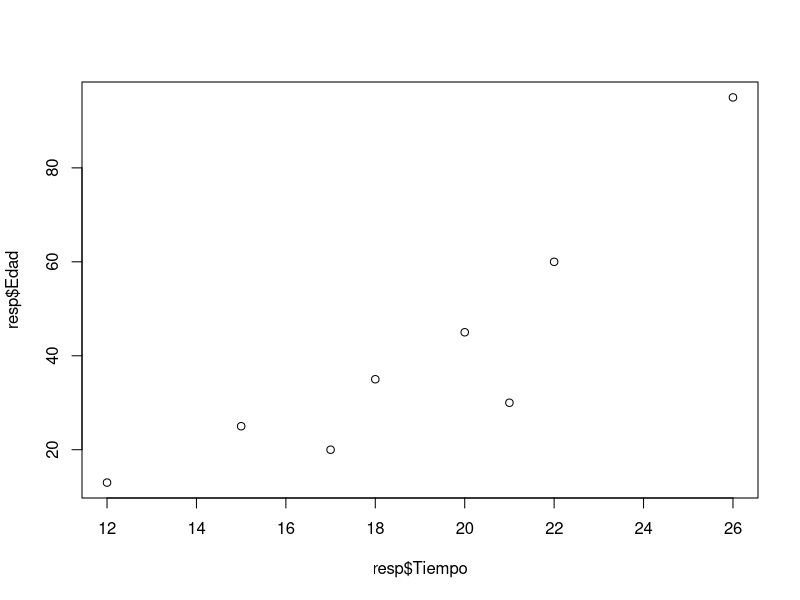
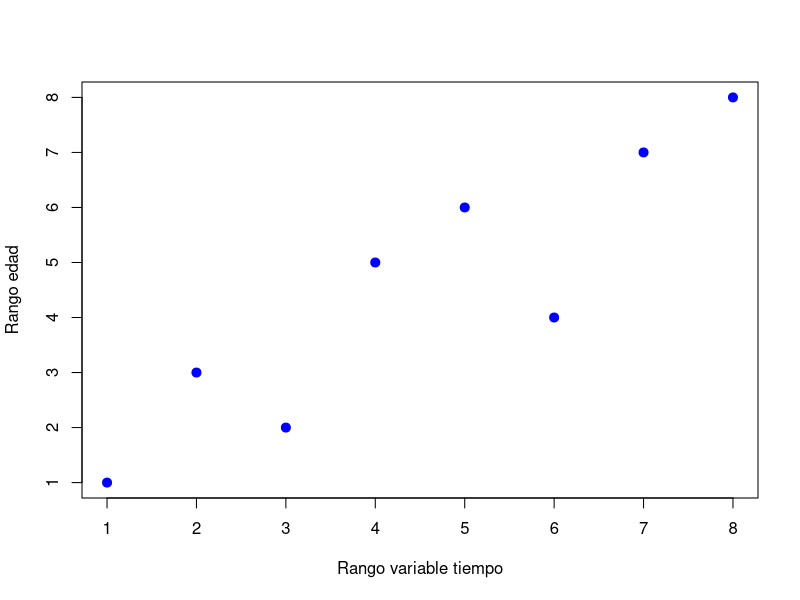
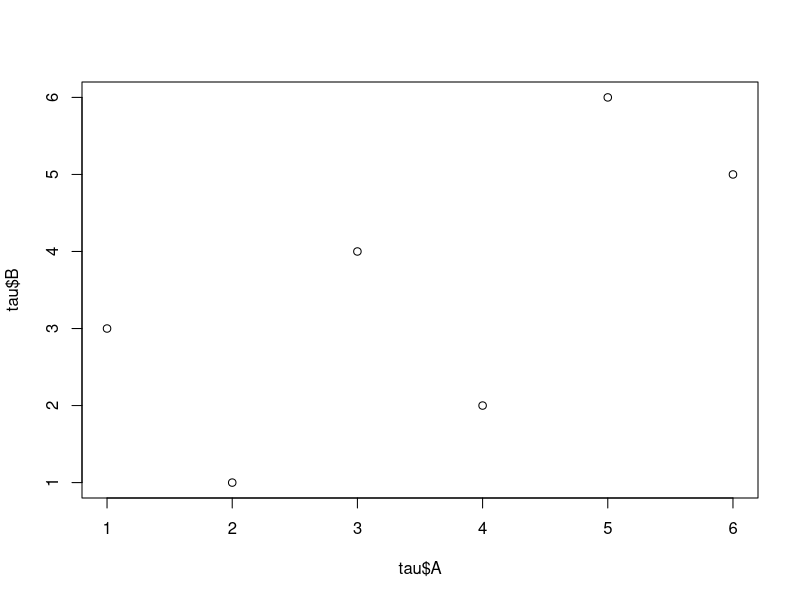

These figures' R source, in order:
resp <- data.frame(
  Tiempo = c(12, 15, 17, 18, 20, 21, 22, 26),
  Edad = c(13, 25, 20, 35, 45, 30, 60, 95)
)
resp

plot(resp$Tiempo, resp$Edad,
)

resp$Rango_Tiempo <- rank(resp$Tiempo, ties.method = "first")
resp$Rango_Edad <- rank(resp$Edad, ties.method = "first")

plot(resp$Rango_Tiempo, resp$Rango_Edad, 
     col = "blue", #color de datos
     pch = 19, #cambia la forma del simbolo
     cex = 1.2, #Modifica el tamaño del simbolo
     xlab = "Rango variable tiempo", #Eje X
     ylab = "Rango edad") #Eje Y

cor.test(resp$Rango_Tiempo, resp$Rango_Edad, method = "spearman")


# Kendall -----------------------------------------------------------------
tau <- data.frame(
  A = c(1,2,3,4,5,6),
  B = c(3,1,4,2,6,5)
)

cor.test(tau$A, tau$B, method = "kendall")

plot(tau$A, tau$B,
)
